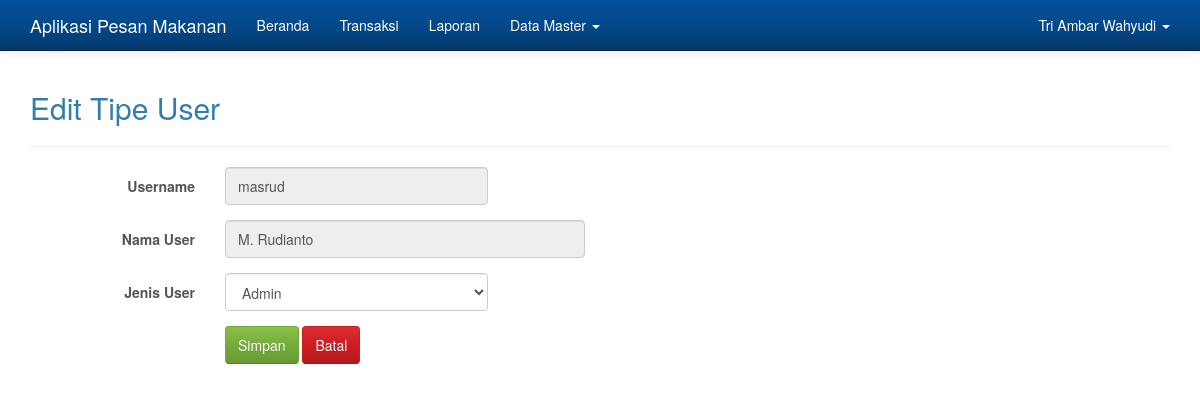
Page /admin.php?hlm=user&aksi=edit&id_user=1 (signed in) on the committed database.
### tables this page shows
CREATE TABLE `user` (
  `id_user` tinyint(2) NOT NULL,
  `username` varchar(30) NOT NULL,
  `password` varchar(35) NOT NULL,
  `nama` varchar(50) NOT NULL,
  `alamat` varchar(150) NOT NULL,
  `hp` varchar(20) NOT NULL,
  `level` tinyint(1) NOT NULL
);

### user_edit.php (the view, shortened to what this page needs)
<?php
if( empty( $_SESSION['id_user'] ) ){
	$_SESSION['err'] = '<strong>ERROR!</strong> Anda harus login terlebih dahulu.';
	header('Location: ./');
	die();
} else {
	if( isset( $_REQUEST['submit'] )){
        $id_user = $_REQUEST['id_user'];
		$level = $_REQUEST['level'];
        if($id_user == 1){
            header("location: ./admin.php?hlm=user");
            die();
        }
		$sql = mysqli_query($koneksi, "UPDATE user SET level='$level' WHERE id_user='$id_user'");
		if($sql == true){
			header('Location: ./admin.php?hlm=user');
			die();
		} else {
			echo 'ERROR! Periksa penulisan querynya.';
		}
	} else {
		$id_user = $_REQUEST['id_user'];
		$sql = mysqli_query($koneksi, "SELECT * FROM user WHERE id_user='$id_user'");
		while($row = mysqli_fetch_array($sql)){
?>
<h2>Edit Tipe User</h2>
<hr>
<form method="post" action="" class="form-horizontal" role="form">
	<div class="form-group">
		<label for="username" class="col-sm-2 control-label">Username</label>
		<div class="col-sm-3">
			<input type="text" class="form-control" id="username" value="<?php echo $row['username']; ?>" name="username" placeholder="Username" readonly>
		</div>
	</div>
	<div class="form-group">
		<label for="nama" class="col-sm-2 control-label">Nama User</label>
		<div class="col-sm-4">
			<input type="text" class="form-control" id="nama" value="<?php echo $row['nama']; ?>" name="nama" placeholder="Nama User" readonly>
		</div>
	</div>
	<div class="form-group">
		<label for="jenis" class="col-sm-2 control-label">Jenis User</label>
		<div class="col-sm-3">
			<select name="level" class="form-control" required>
				<option value="<?php echo $row['level']?>">
				<?php
					$level = $row['level'];
					if($level == 1){
						echo 'Admin';
					} else {
						echo 'User Biasa';
					}
				?>
				</option>
			</select>
		</div>
	</div>
	<div class="form-group">
		<div class="col-sm-offset-2 col-sm-10">
			<button type="submit" name="submit" class="btn btn-success">Simpan</button>
			<a href="./admin.php?hlm=user" class="btn btn-danger">Batal</a>
		</div>
	</div>
</form>
<?php
    }
	}
}
?>

### admin.php (style rules this page uses)
body { min-height: 200px; padding-top: 70px; }

### rows in the picture
user: username "masrud", nama "M. Rudianto", level "Admin"

### other values in the picture
$_SESSION['nama'] "Tri Ambar Wahyudi"
